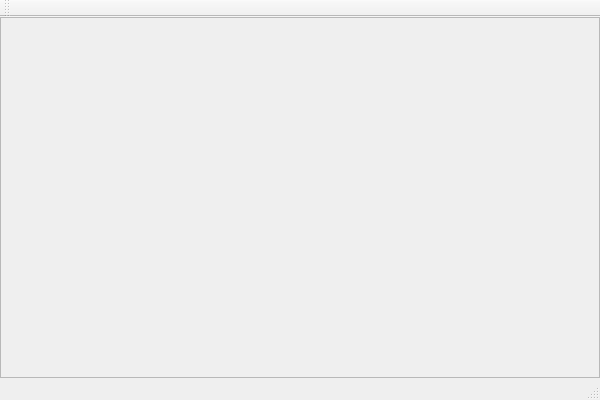
<?xml version="1.0" encoding="UTF-8"?>
<ui version="4.0">
 <class>test_11CClass</class>
 <widget class="QMainWindow" name="test_11CClass">
  <property name="geometry">
   <rect>
    <x>0</x>
    <y>0</y>
    <width>600</width>
    <height>400</height>
   </rect>
  </property>
  <property name="windowTitle">
   <string>test_11C</string>
  </property>
  <widget class="QWidget" name="centralWidget">
   <layout class="QVBoxLayout" name="verticalLayout">
    <property name="spacing">
     <number>0</number>
    </property>
    <property name="leftMargin">
     <number>0</number>
    </property>
    <property name="topMargin">
     <number>0</number>
    </property>
    <property name="rightMargin">
     <number>0</number>
    </property>
    <property name="bottomMargin">
     <number>0</number>
    </property>
    <item>
     <widget class="MyWidget" name="frame">
      <property name="frameShape">
       <enum>QFrame::StyledPanel</enum>
      </property>
      <property name="frameShadow">
       <enum>QFrame::Raised</enum>
      </property>
     </widget>
    </item>
   </layout>
  </widget>
  <widget class="QMenuBar" name="menuBar">
   <property name="geometry">
    <rect>
     <x>0</x>
     <y>0</y>
     <width>600</width>
     <height>23</height>
    </rect>
   </property>
  </widget>
  <widget class="QToolBar" name="mainToolBar">
   <attribute name="toolBarArea">
    <enum>TopToolBarArea</enum>
   </attribute>
   <attribute name="toolBarBreak">
    <bool>false</bool>
   </attribute>
  </widget>
  <widget class="QStatusBar" name="statusBar"/>
 </widget>
 <layoutdefault spacing="6" margin="11"/>
 <customwidgets>
  <customwidget>
   <class>MyWidget</class>
   <extends>QFrame</extends>
   <header>MyWidget.h</header>
   <container>1</container>
  </customwidget>
 </customwidgets>
 <resources>
  <include location="test_11C.qrc"/>
 </resources>
 <connections/>
</ui>
